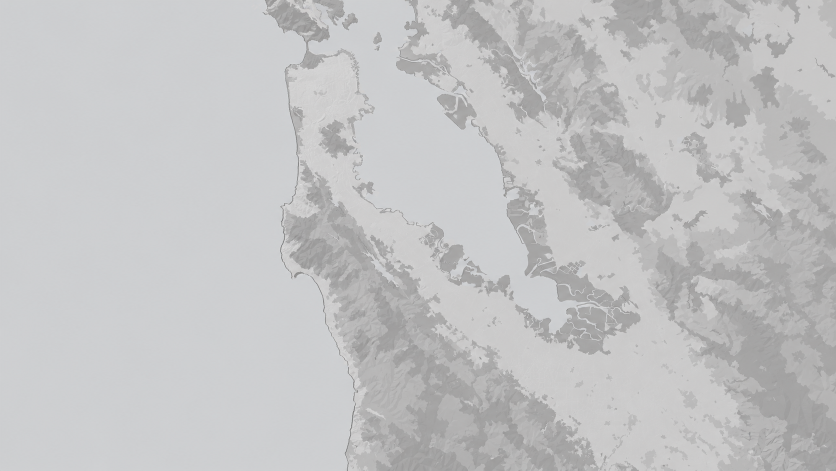
#> input picture Map/SanFranGrey.png, 1672 x 941 px, found by its file name (shown at 1/2 size)
$ python build_map.py --src Map/SanFranGrey.png --lighten 0.55
#> lines starting #> are read from the running program, lines starting #| are printed output that depends on the picture; after the words box and inside, x2 and y2 are one past the last pixel; in counts of white or black regions, pixels touching at a corner belong together
#!/usr/bin/env python3
"""
Turn the grayscale area map (SanFranGrey.png) into an e-paper-ready 1bpp dithered
bitmap sized to the full 800x480 panel, emitted as a C header the firmware blits
directly as the MAP screen background.

The panel is 1-bit black/white (GxEPD2_BW), so the gray map is Floyd-Steinberg
dithered. We deliberately LIGHTEN it first so the land reads as a faint texture
and the black overlays the firmware draws on top (range rings, YOU marker, the
plane, labels) stay legible.

Output:
  firmware/src/generated/gen_map.h    MAP_BG : 800x480 1bpp, 1=black

Run from the repo root:
    python3 tools/build_map.py
    python3 tools/build_map.py --src Map/SanFranGrey.png --lighten 0.55
"""
import argparse, os
import numpy as np
from PIL import Image

ROOT = os.path.dirname(os.path.dirname(os.path.abspath(__file__)))
OUT_H = os.path.join(ROOT, "firmware", "src", "generated", "gen_map.h")
PREVIEW = os.path.join(ROOT, "firmware", "src", "generated", "gen_map_preview.png")

W, H = 800, 480


def cover_resize(im, w, h):
    """Scale to fully cover w x h, then center-crop."""
#> called with w = 800, h = 480
    sw, sh = im.size
#> sw = 1672; sh = 941
    s = max(w / sw, h / sh)
#> s = 0.51
    nw, nh = round(sw * s), round(sh * s)
#> nw = 853; nh = 480
    im = im.resize((nw, nh), Image.LANCZOS)
    x0 = (nw - w) // 2
#> x0 = 26
    y0 = (nh - h) // 2
#> y0 = 0
    return im.crop((x0, y0, x0 + w, y0 + h))
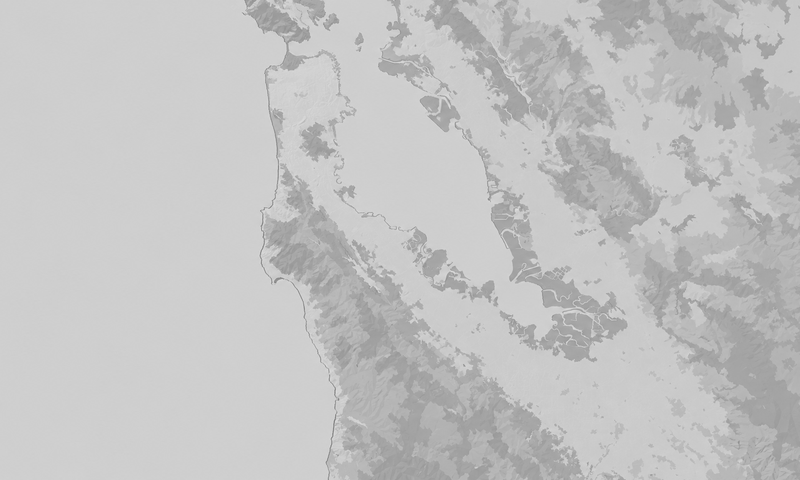
#> returned value: PIL image 800x480 L; min 129, max 224, mean 194.5


def process(path, lighten, contrast, edge):
    g = Image.open(path).convert("L")
    g = cover_resize(g, W, H)
    a = np.asarray(g, dtype=np.float32)
    # The source is a very low-contrast light-gray relief map: land and water sit
    # within a narrow band, so a plain dither turns to uniform noise and the coast
    # vanishes. Stretch the used range to full 0..255 (percentile clip kills
    # outliers), then push contrast so the bay/shoreline read as distinct tones.
    lo, hi = np.percentile(a, 2), np.percentile(a, 98)
#> lo = 160; hi = 207
    a = np.clip((a - lo) / max(hi - lo, 1.0), 0, 1) * 255.0
    mid = 128.0
    a = np.clip((a - mid) * contrast + mid, 0, 255)
    # Detect the OUTLINE (coastline/edges) on the high-contrast tones via Sobel
    # gradient magnitude -- BEFORE lightening, so the edge signal stays strong.
    mag = np.zeros_like(a)
    if edge > 0:
        gx = np.zeros_like(a); gy = np.zeros_like(a)
        gx[:, 1:-1] = a[:, 2:] - a[:, :-2]
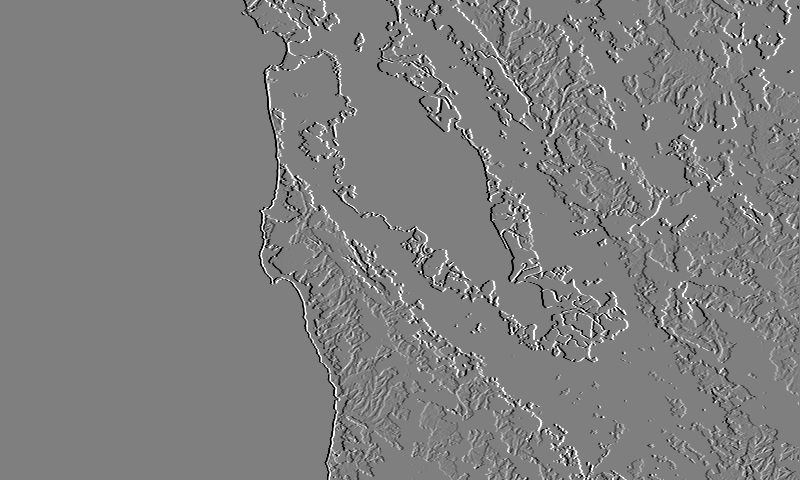
#> gx: shape (480, 800) float32; min -255, max 255, mean -0.4; drawn with min black and max white
        gy[1:-1, :] = a[2:, :] - a[:-2, :]
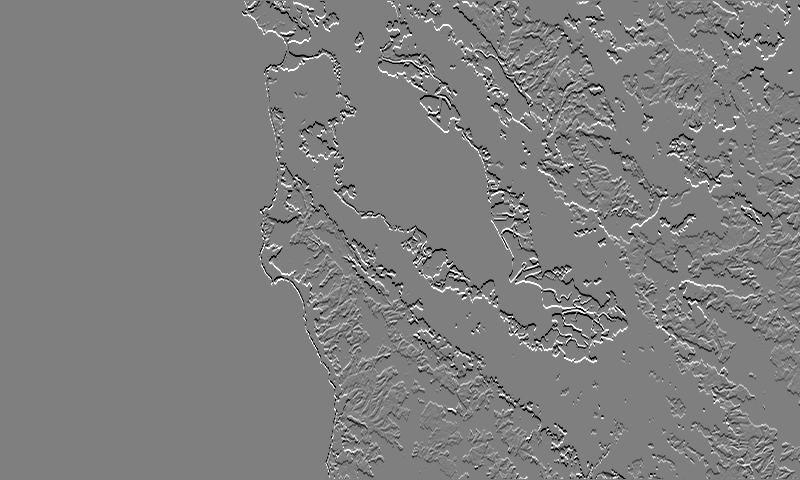
#> gy: shape (480, 800) float32; min -255, max 255, mean 0; drawn with min black and max white
        mag = np.sqrt(gx * gx + gy * gy)
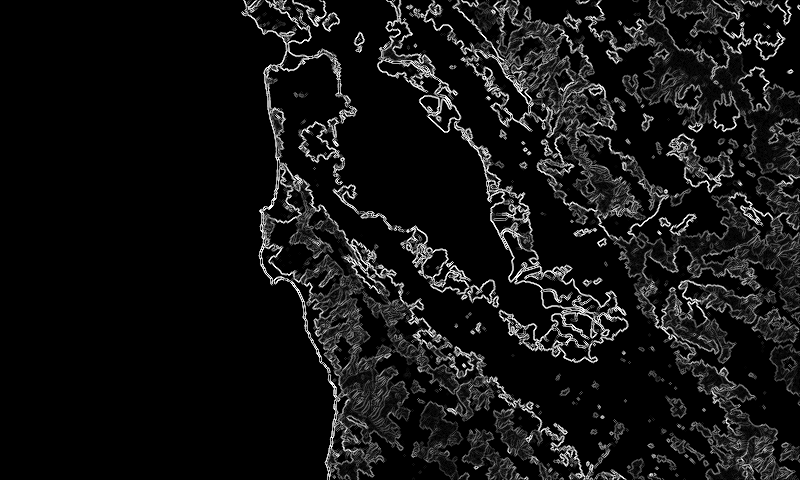
#> mag: shape (480, 800) float32; min 0, max 360.6, mean 28.2; drawn with min black and max white
        mag = np.clip(mag / max(np.percentile(mag, 99), 1.0), 0, 1) * 255.0
    # Lighten the terrain FILL: keep only `lighten` of each pixel's darkness
    # (lower = lighter interior). 255 stays 255; mid-gray moves toward white.
    a = 255.0 - (255.0 - a) * lighten
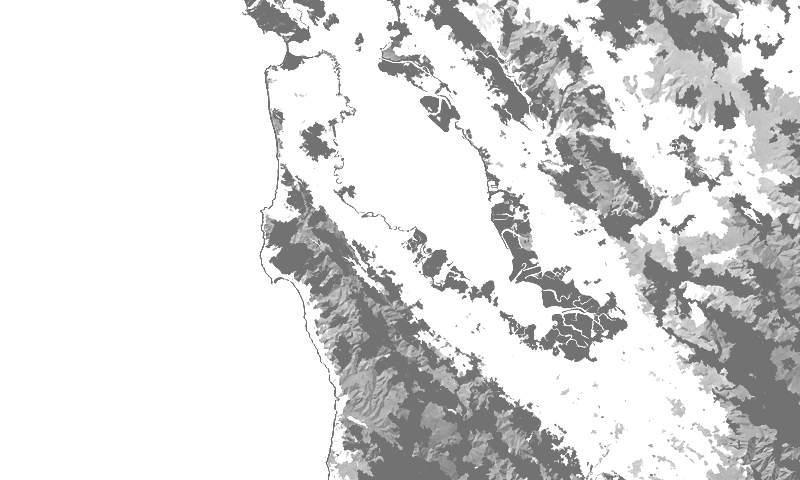
#> a: shape (480, 800) float32; min 114.8, max 255, mean 219.1
    # THEN punch the dark outline back on top, so edges stay dark on a light map.
    a = np.clip(a - edge * mag, 0, 255)
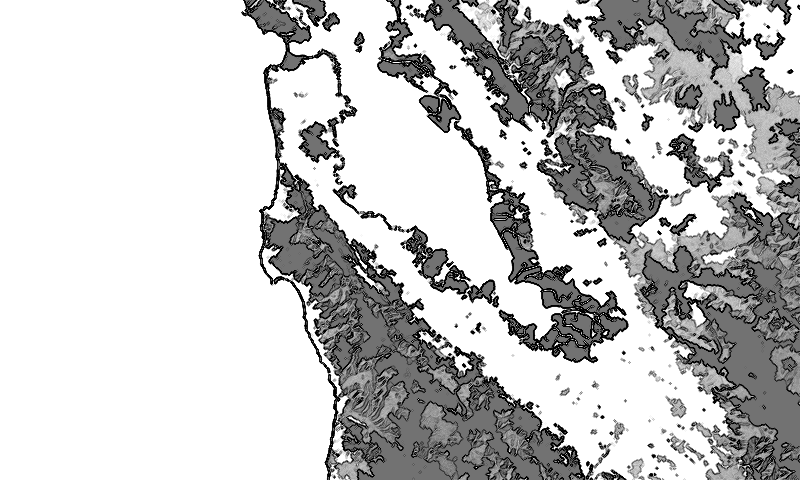
#> a: shape (480, 800) float32; min 0, max 255, mean 196.7
    im = Image.fromarray(a.astype(np.uint8))
#> im: PIL image 800x480 L
    d = np.asarray(im.convert("1"), dtype=np.uint8)   # Floyd-Steinberg, 0=black
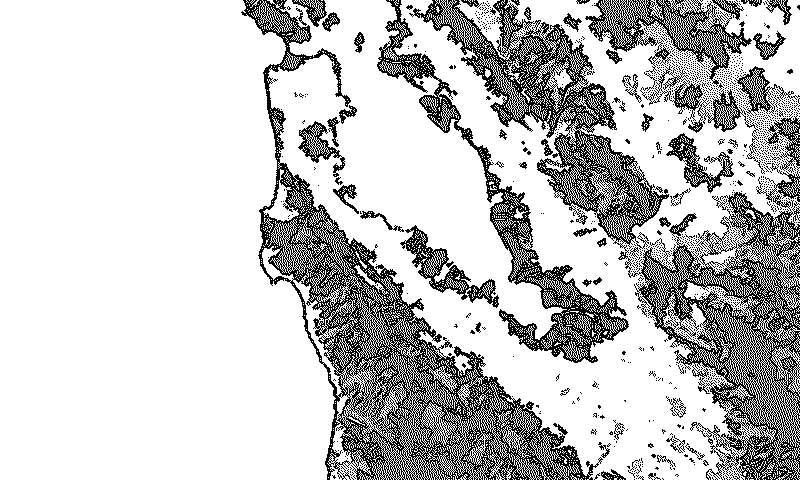
#> d: shape (480, 800); values 0 (black) and 1 (white), 77.2% white; black in thin lines or dots, all inside (x1, y1, x2, y2) = (241, 0, 800, 480)
    ink = d == 0                                       # True = black ink
    return ink


def pack_1bpp(ink):
    """Adafruit drawBitmap layout: rows byte-padded, MSB first, 1 = draw."""
    h, w = ink.shape
#> h = 480; w = 800
    rb = (w + 7) // 8
#> rb = 100
    out = bytearray(rb * h)
    for y in range(h):
        row = ink[y]
        for x in range(w):
            if row[x]:
                out[y * rb + (x >> 3)] |= 0x80 >> (x & 7)
    return bytes(out)


def carr(name, data):
#> called with name = 'MAP_BG'
    lines = [f"static const uint8_t {name}[] PROGMEM = {{"]
    for i in range(0, len(data), 12):
        lines.append("  " + "".join(f"0x{b:02X}," for b in data[i:i + 12]))
    lines.append("};")
    return "\n".join(lines)


def main():
    ap = argparse.ArgumentParser()
    ap.add_argument("--src", default=os.path.join(ROOT, "assets", "map", "SanFranGrey.png"))
    ap.add_argument("--lighten", type=float, default=0.4,
                    help="0..1 terrain-fill darkness kept (lower = lighter inside)")
    ap.add_argument("--contrast", type=float, default=1.9,
                    help="tone contrast boost so the coast/bay read (>1)")
    ap.add_argument("--edge", type=float, default=1.1,
                    help="outline emphasis: darken coastline/edges (0 = off)")
    ap.add_argument("--no-preview", action="store_true")
    args = ap.parse_args()

    ink = process(args.src, args.lighten, args.contrast, args.edge)
    data = pack_1bpp(ink)

    out = ["// AUTO-GENERATED by tools/build_map.py -- do not edit.",
           "// 1bpp dithered area map (SanFranGrey.png) for the MAP screen.",
           "#pragma once", "#include <stdint.h>", "#include <pgmspace.h>", "",
           f"static const uint16_t MAP_BG_W = {W};",
           f"static const uint16_t MAP_BG_H = {H};", "",
           carr("MAP_BG", data), ""]
    with open(OUT_H, "w") as f:
        f.write("\n".join(out))
    print(f"wrote {OUT_H}  ({len(data)/1024:.1f} KB, {W}x{H})")
#| wrote firmware/src/generated/gen_map.h  (46.9 KB, 800x480)

    if not args.no_preview:
        Image.fromarray((~ink * 255).astype(np.uint8)).save(PREVIEW)
        print(f"preview -> {PREVIEW}")


if __name__ == "__main__":
    main()
